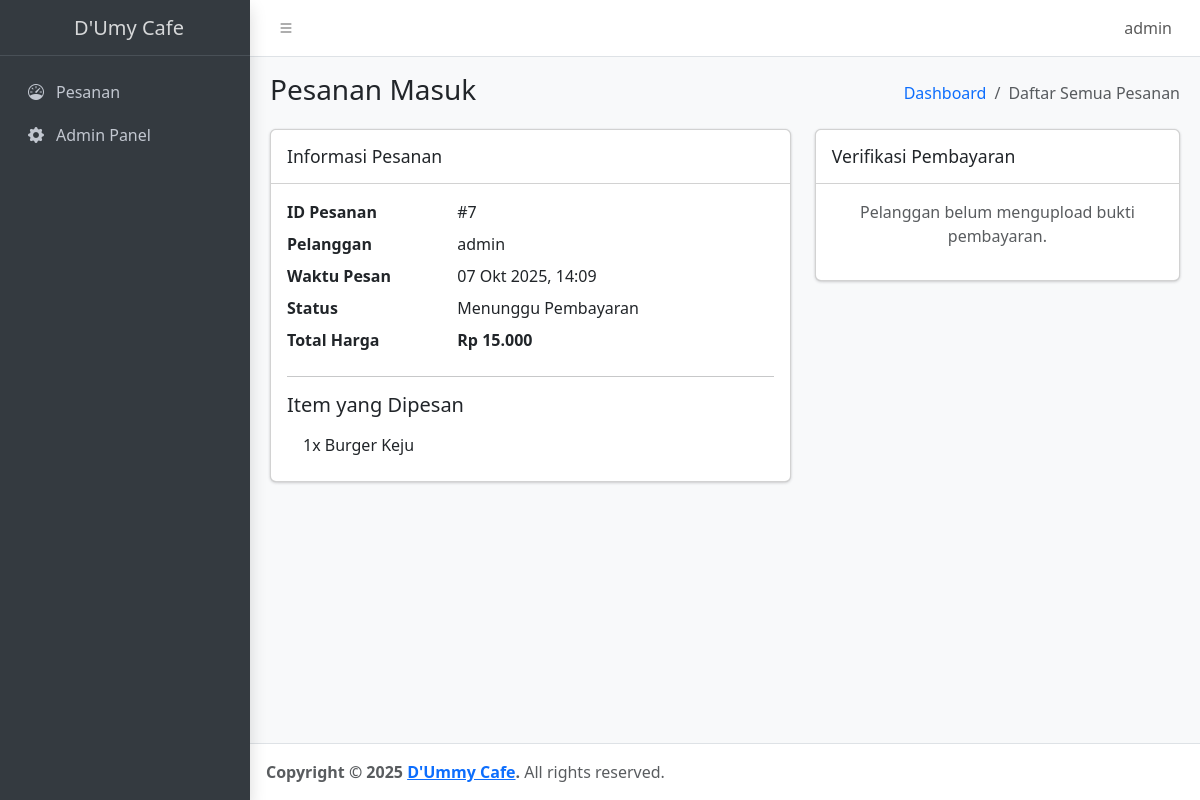
Page /dashboard/order/7/ (signed in) on the earlier database version.
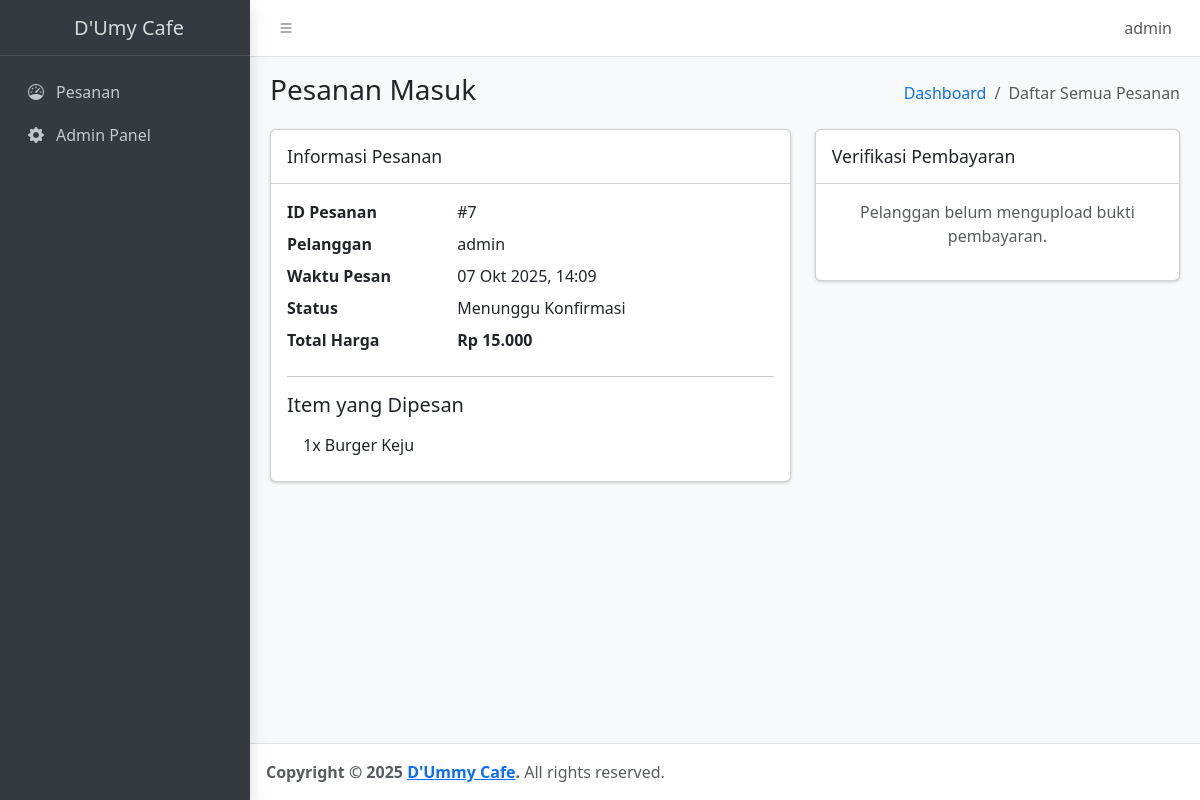
Same page on the later database version.
### order/models.py (models this page shows, shortened)
class Order(models.Model):
    class OrderType(models.TextChoices):
        DINE_IN = 'Dine-In', 'Dine-In'
        TAKEAWAY = 'Takeaway', 'Takeaway'
    class PaymentMethod(models.TextChoices):
        CASH = 'Cash', 'Bayar di Kasir'
        QRIS = 'QRIS', 'QRIS'
    class OrderStatus(models.TextChoices):
        PENDING = 'Pending', 'Menunggu Pembayaran'
        WAITING_CONFIRMATION = 'Waiting Confirmation', 'Menunggu Konfirmasi'
        PAID = 'Paid', 'Lunas'
        PROCESSING = 'Processing', 'Sedang Disiapkan'
        COMPLETED = 'Completed', 'Selesai'
        CANCELED = 'Canceled', 'Dibatalkan'
    user = models.ForeignKey(User, on_delete=models.SET_NULL, null=True, blank=True) # Siapa yang memesan
    order_type = models.CharField(max_length=10, choices=OrderType.choices, default=OrderType.DINE_IN)
    table_number = models.CharField(max_length=5, null=True, blank=True) # Nomor meja jika dine-in
    payment_method = models.CharField(max_length=10, choices=PaymentMethod.choices, default=PaymentMethod.CASH)
    status = models.CharField(max_length=25, choices=OrderStatus.choices, default=OrderStatus.PENDING)
    payment_proof = models.ImageField(upload_to='payment_proofs/', null=True, blank=True)
    created_at = models.DateTimeField(auto_now_add=True) # Kapan pesanan dibuat
    is_paid = models.BooleanField(default=False) # Status pembayaran
    class Meta:
        ordering = ['-created_at']
    def get_total_price(self):
        return sum(item.get_cost() for item in self.items.all())

class OrderItem(models.Model):
    order = models.ForeignKey(Order, related_name='items', on_delete=models.CASCADE)
    product = models.ForeignKey(ListMenu, related_name='order_items', on_delete=models.CASCADE)
    price = models.DecimalField(max_digits=10, decimal_places=2) # Harga produk saat dibeli
    quantity = models.PositiveIntegerField(default=1)
    def get_cost(self):
        return self.price * self.quantity

### dashboard/views.py (the view)
# urls.py: path('order/<int:order_id>/', views.order_detail_view, name='order_detail'),
@staff_member_required
def order_detail_view(request, order_id):
    order = get_object_or_404(Order, id=order_id)
    context = {
        'order': order
    }
    return render(request, 'dashboard/order_detail.html', context)

### order/context_processors.py (called while the page is built)
def cart_item_count(request):
    cart = request.session.get('cart', {})
    count = sum(item['quantity'] for item in cart.values())
    return {'cart_item_count': count}

### dashboard/templates/dashboard/order_detail.html
{% extends 'dashboard/dashboard_base.html' %} {% load static %} {% load humanize
%} {% block page_title %} Pesanan Masuk {% endblock %} {% block breadcrumb %}
Daftar Semua Pesanan {% endblock breadcrumb %} {% block content %}
<div class="row">
  <div class="col-md-7">
    <div class="card">
      <div class="card-header">
        <h3 class="card-title">Informasi Pesanan</h3>
      </div>
      <div class="card-body">
        <dl class="row">
          <dt class="col-sm-4">ID Pesanan</dt>
          <dd class="col-sm-8">#{{ order.id }}</dd>
          <dt class="col-sm-4">Pelanggan</dt>
          <dd class="col-sm-8">{{ order.user.username }}</dd>
          <dt class="col-sm-4">Waktu Pesan</dt>
          <dd class="col-sm-8">{{ order.created_at|date:"d M Y, H:i" }}</dd>
          <dt class="col-sm-4">Status</dt>
          <dd class="col-sm-8">{{ order.get_status_display }}</dd>
          <dt class="col-sm-4">Total Harga</dt>
          <dd class="col-sm-8">
            <strong>Rp {{ order.get_total_price|floatformat:0 }}</strong>
          </dd>
        </dl>
        <hr />
        <h5>Item yang Dipesan</h5>
        <ul class="list-group list-group-flush">
          {% for item in order.items.all %}
          <li class="list-group-item">
            {{ item.quantity }}x {{ item.product.name }}
          </li>
          {% endfor %}
        </ul>
      </div>
    </div>
  </div>
  <div class="col-md-5">
    <div class="card">
      <div class="card-header">
        <h3 class="card-title">Verifikasi Pembayaran</h3>
      </div>
      <div class="card-body text-center">
        {% if order.payment_proof %}
        <h5>Bukti Pembayaran</h5>
        <a href="{{ order.payment_proof.url }}" target="_blank">
          <img
            src="{{ order.payment_proof.url }}"
            alt="Bukti Pembayaran"
            class="img-fluid rounded border"
          />
        </a>
        <hr />
        <div class="mt-3 d-flex justify-content-center gap-2">
          <form
            action="{% url 'dashboard:approve_payment' order_id=order.id %}"
            method="POST"
          >
            {% csrf_token %}
            <button type="submit" class="btn btn-success">
              Setujui Pembayaran
            </button>
          </form>
          <form
            action="{% url 'dashboard:reject_payment' order_id=order.id %}"
            method="POST"
          >
            {% csrf_token %}
            <button type="submit" class="btn btn-danger">
              Tolak Pembayaran
            </button>
          </form>
        </div>
        {% else %}
        <p class="text-muted">Pelanggan belum mengupload bukti pembayaran.</p>
        {% endif %}
      </div>
    </div>
  </div>
</div>
{% endblock content %}

Differences in the rows shown:
changed Order "admin": status "Menunggu Pembayaran" → "Menunggu Konfirmasi"
